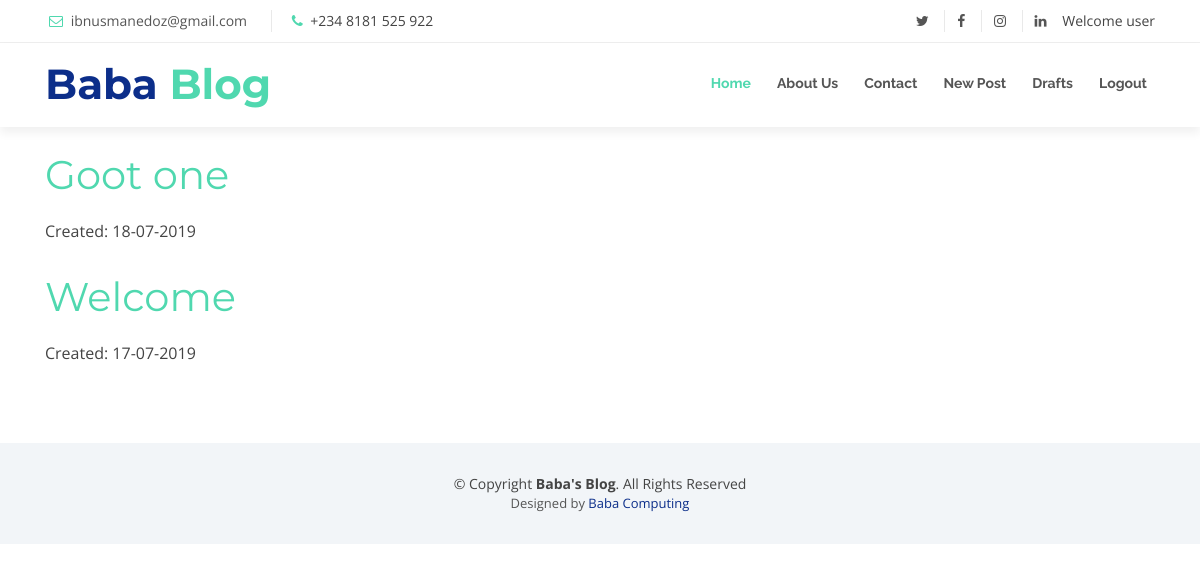
Page /drafts/ (signed in) on the committed database.
### blog/models.py (models this page shows, shortened)
class Post(models.Model):
    author = models.ForeignKey('auth.User', on_delete=models.CASCADE)
    title = models.CharField(max_length=200)
    content = models.TextField()
    created_date = models.DateTimeField(default=timezone.now)
    published_date = models.DateTimeField(null=True, blank=True)

### blog/views.py (the view)
# urls.py: path('drafts/',views.PostDraft.as_view(), name = 'post_draft_list'),
class PostDraft(LoginRequiredMixin,ListView):
    login_url = '/login/'
    model = Post
    template_name = 'blog/post_draft_list.html'
    context_object_name = 'posts'
    def get_queryset(self):
        return Post.objects.filter(published_date__isnull=True).order_by('-created_date')

### blog/templates/blog/post_draft_list.html (shortened to what this page needs)
{% extends 'blog/base.html' %}
{% block content  %}
  {% for post in posts %}
    <div class="post">
      <h1><a href="{% url 'post_detail' pk=post.pk %}">{{post.title}}</a></h1>
      <p class="date">Created: {{post.created_date|date:'d-m-Y'}}</p>
    </div>
  {% endfor %}
{% endblock %}

### blog/templates/blog/base.html (shortened to what this page needs)
{% load static %}
<!DOCTYPE html>
<html lang="en">
<head>
  <link href="{% static 'blog/lib/bootstrap/css/bootstrap.min.css' %}" rel="stylesheet">
  <link href="{% static 'blog/lib/font-awesome/css/font-awesome.min.css' %}" rel="stylesheet">
  <link href="{% static 'blog/lib/animate/animate.min.css' %}" rel="stylesheet">
  <link href="{% static 'blog/lib/ionicons/css/ionicons.min.css' %}" rel="stylesheet">
  <link href="{% static 'blog/lib/owlcarousel/assets/owl.carousel.min.css' %}" rel="stylesheet">
  <link href="{% static 'blog/lib/magnific-popup/magnific-popup.css' %}" rel="stylesheet">
  <link href="{% static 'blog/lib/ionicons/css/ionicons.min.css' %}" rel="stylesheet">
  <link href="{% static 'blog/css/style.css' %} " rel="stylesheet">
</head>
<body id="body">
  <section id="topbar" class="d-none d-lg-block">
    <div class="container clearfix">
      <div class="contact-info float-left">
        <i class="fa fa-envelope-o"></i> <a href="mailto:ibnusmanedoz@gmail.com">ibnusmanedoz@gmail.com</a>
        <i class="fa fa-phone"></i> +234 8181 525 922
      </div>
      <div class="social-links float-right">
        <a href="https://twitter.com/ibnusmanedoz" class="twitter"><i class="fa fa-twitter"></i></a>
        <a href="https://facebook.com/ibnusmanedoz" class="facebook"><i class="fa fa-facebook"></i></a>
        <a href="https://instagram.com/ibnusmanedoz" class="instagram"><i class="fa fa-instagram"></i></a>
        <a href="#" class="linkedin"><i class="fa fa-linkedin"></i></a>
        {% if user.is_authenticated %}
          Welcome {{user.username}}
        {% endif %}
      </div>
    </div>
  </section>
  <header id="header">
    <div class="container">
      <div id="logo" class="pull-left">
        <h1><a href="{% url 'homepage'%}" class="scrollto">Baba<span> Blog</span></a></h1>
      </div>
      <nav id="nav-menu-container">
        <ul class="nav-menu">
          <li class="menu-active"><a href="{% url 'homepage' %}">Home</a></li>
          <li><a href="{% url 'about' %}">About Us</a></li>
          <li><a href="{% url 'contact' %}">Contact</a></li>
          {% if user.is_authenticated %}
          <li><a href="{% url 'post_new' %}">New Post</a></li>
          <li><a href="{% url 'post_draft_list' %}">Drafts</a></li>
          <li><a href="{% url 'logout' %}">Logout</a></li>
          {% else %}
          <li><a href="{% url 'login' %}">Login</a></li>
          {% endif %}
        </ul>
      </nav>
    </div>
  </header>
<div class="container">
  <div class="row">
    <div class="col-md-8">
      <br>
      {% block content %}
      {% endblock %}
    </div>
  </div>
</div>
  <br>
  <br>
  <footer id="footer">
    <div class="container">
      <div class="copyright">
        &copy; Copyright <strong>Baba's Blog</strong>. All Rights Reserved
      </div>
      <div class="credits">
        Designed by <a href="https://babacomputing.com/">Baba Computing</a>
      </div>
    </div>
  </footer>
</body>
</html>

### blog/static/blog/css/style.css (style rules this page uses)
body { background: #fff; color: #444; font-family: "Open Sans", sans-serif; }
a { color: #50d8af; transition: 0.5s; }
p { padding: 0; margin: 0 0 30px 0; }
h1, h2, h3, h4, h5, h6 { font-family: "Montserrat", sans-serif; font-weight: 400; margin: 0 0 20px 0; padding: 0; }
#topbar { background: #fff; padding: 10px 0; border-bottom: 1px solid #eee; font-size: 14px; }
#topbar .contact-info a { line-height: 1; color: #555; }
#topbar .contact-info i { color: #50d8af; padding: 4px; }
#topbar .contact-info .fa-phone { padding-left: 20px; margin-left: 20px; border-left: 1px solid #e9e9e9; }
#topbar .social-links a { color: #555; padding: 4px 12px; display: inline-block; line-height: 1px; border-left: 1px solid #e9e9e9; }
#topbar .social-links a:first-child { border-left: 0; }
#header { padding: 20px 0; height: 84px; transition: all 0.5s; z-index: 997; background: #fff; box-shadow: 0px 6px 9px 0px rgba(0, 0, 0, 0.06); }
#header #logo h1 { font-size: 42px; margin: 0; padding: 0; line-height: 1; font-family: "Montserrat", sans-serif; font-weight: 700; }
#header #logo h1 a { color: #0c2e8a; line-height: 1; display: inline-block; }
#header #logo h1 a span { color: #50d8af; }
.nav-menu, .nav-menu * { margin: 0; padding: 0; list-style: none; }
.nav-menu li { position: relative; white-space: nowrap; }
.nav-menu > li { float: left; }
#nav-menu-container { float: right; margin: 0; }
.nav-menu a { padding: 10px 8px; text-decoration: none; display: inline-block; color: #555; font-family: "Raleway", sans-serif; font-weight: 700; font-size: 14px; outline: none; }
.nav-menu li:hover > a, .nav-menu .menu-active > a { color: #50d8af; }
.nav-menu > li { margin-left: 10px; }
#mobile-nav { position: fixed; top: 0; padding-top: 18px; bottom: 0; z-index: 998; background: rgba(52, 59, 64, 0.9); left: -260px; width: 260px; overflow-y: auto; transition: 0.4s; }
#mobile-nav ul { padding: 0; margin: 0; list-style: none; }
#mobile-nav ul li { position: relative; }
#mobile-nav ul li a { color: #fff; font-size: 16px; overflow: hidden; padding: 10px 22px 10px 15px; position: relative; text-decoration: none; width: 100%; display: block; outline: none; }
#footer { background: #f2f5f8; padding: 0 0 30px 0; font-size: 14px; }
#footer .copyright { text-align: center; padding-top: 30px; }
#footer .credits { text-align: center; font-size: 13px; color: #555; }
#footer .credits a { color: #0c2e8a; }

### rows in the picture
Post: title "Goot one", created_date "18-07-2019"
Post: title "Welcome", created_date "17-07-2019"

### other values in the picture
{{ user.username }} "user"
